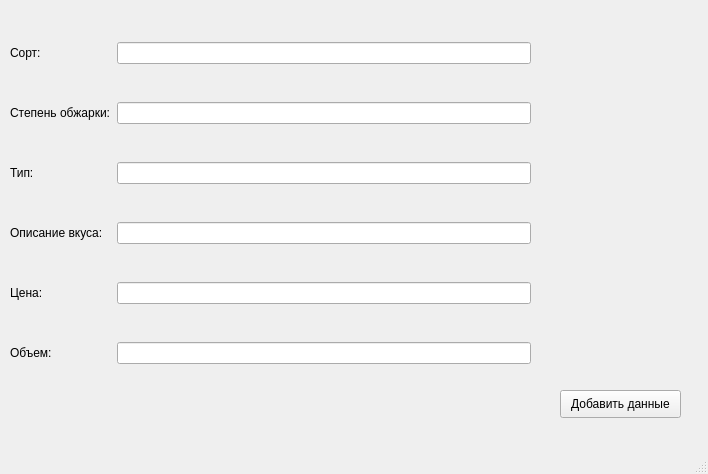
<?xml version="1.0" encoding="UTF-8"?>
<ui version="4.0">
 <class>MainWindow</class>
 <widget class="QMainWindow" name="MainWindow">
  <property name="geometry">
   <rect>
    <x>0</x>
    <y>0</y>
    <width>708</width>
    <height>474</height>
   </rect>
  </property>
  <property name="windowTitle">
   <string>MainWindow</string>
  </property>
  <widget class="QWidget" name="centralwidget">
   <widget class="QWidget" name="gridLayoutWidget">
    <property name="geometry">
     <rect>
      <x>10</x>
      <y>10</y>
      <width>521</width>
      <height>391</height>
     </rect>
    </property>
    <layout class="QGridLayout" name="gridLayout">
     <item row="4" column="0">
      <widget class="QLabel" name="label_6">
       <property name="text">
        <string>Цена:</string>
       </property>
      </widget>
     </item>
     <item row="0" column="1">
      <widget class="QLineEdit" name="lineEdit_2"/>
     </item>
     <item row="3" column="0">
      <widget class="QLabel" name="label_5">
       <property name="text">
        <string>Описание вкуса:</string>
       </property>
      </widget>
     </item>
     <item row="1" column="1">
      <widget class="QLineEdit" name="lineEdit_3"/>
     </item>
     <item row="3" column="1">
      <widget class="QLineEdit" name="lineEdit_5"/>
     </item>
     <item row="5" column="0">
      <widget class="QLabel" name="label_7">
       <property name="text">
        <string>Объем:</string>
       </property>
      </widget>
     </item>
     <item row="1" column="0">
      <widget class="QLabel" name="label_3">
       <property name="text">
        <string>Степень обжарки:</string>
       </property>
      </widget>
     </item>
     <item row="0" column="0">
      <widget class="QLabel" name="label_2">
       <property name="text">
        <string>Сорт:</string>
       </property>
      </widget>
     </item>
     <item row="2" column="0">
      <widget class="QLabel" name="label_4">
       <property name="text">
        <string>Тип:</string>
       </property>
      </widget>
     </item>
     <item row="2" column="1">
      <widget class="QLineEdit" name="lineEdit_4"/>
     </item>
     <item row="4" column="1">
      <widget class="QLineEdit" name="lineEdit_6"/>
     </item>
     <item row="5" column="1">
      <widget class="QLineEdit" name="lineEdit_7"/>
     </item>
    </layout>
   </widget>
   <widget class="QPushButton" name="pushButton">
    <property name="geometry">
     <rect>
      <x>560</x>
      <y>390</y>
      <width>121</width>
      <height>28</height>
     </rect>
    </property>
    <property name="text">
     <string>Добавить данные</string>
    </property>
   </widget>
  </widget>
  <widget class="QMenuBar" name="menubar">
   <property name="geometry">
    <rect>
     <x>0</x>
     <y>0</y>
     <width>708</width>
     <height>26</height>
    </rect>
   </property>
  </widget>
  <widget class="QStatusBar" name="statusbar"/>
 </widget>
 <resources/>
 <connections/>
</ui>
